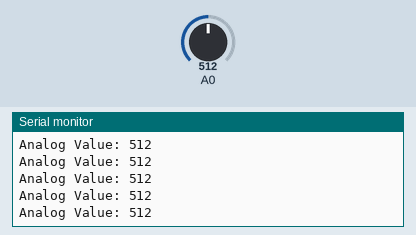
Bench run of a sketch on a simulated Arduino Uno, built with avr-gcc and run on an emulated ATmega328P. On the bench: the last lines printed to the serial monitor. Inputs (shaded band) come from the test bench; at power-on: A0 = 512.

Above: at 1.2 s.
1.3 s: A0 set to 989
At 1.9 s:
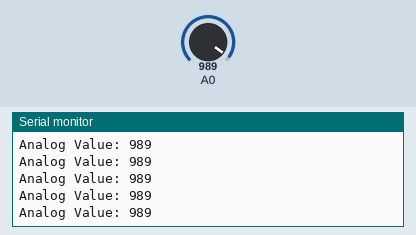
4.3 s: A0 set to 1010
At 5.0 s:
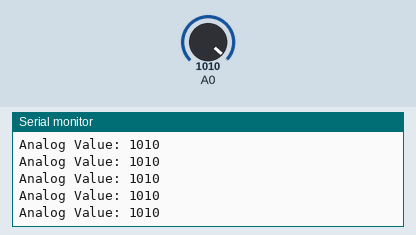
8.8 s: A0 set to 105
At 9.6 s:
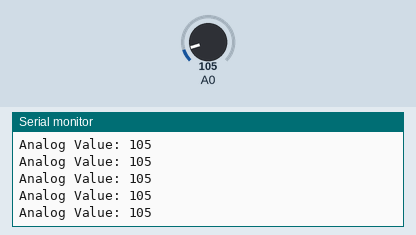
11.8 s: A0 set to 94
At 12.7 s:
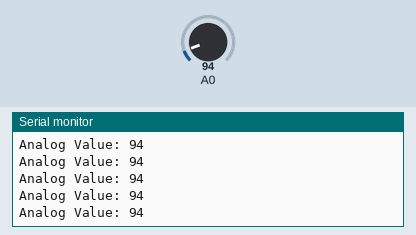
Timing chart, 0 to 14.8 s (numbered marks = the images above; inputs shaded):
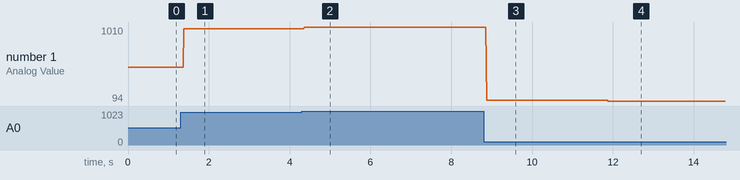

The sketch:

biopacreadserial.ino
```cpp
void setup() {
  // Initialize the serial communication
  Serial.begin(9600); // Set baud rate to 9600
  while (!Serial) {
    // Wait for the serial port to connect (for some boards like Leonardo, not necessary for Nano)
  }

  // Configure A0 as an input
  pinMode(A0, INPUT);
}

void loop() {
  // Read the analog signal from pin A0
  int sensorValue = analogRead(A0);

  // Display the value on the Serial Monitor
  Serial.print("Analog Value: ");
  Serial.println(sensorValue);

  // Add a short delay for stability
  delay(1); // Adjust delay as needed (100ms here)
}
```

Measured:
- after the input at 1.3 s, the serial monitor: prints a new line after 0.08 s (image 1)
- after the input at 4.3 s, the serial monitor: prints a new line after 0.07 s (image 2)
- after the input at 8.8 s, the serial monitor: prints a new line after 0.08 s (image 3)
- after the input at 11.8 s, the serial monitor: prints a new line after 0.08 s (image 4)
- plotted number 1: 512 → 989 after the input at 1.3 s, 989 → 1010 after the input at 4.3 s, 1010 → 105 after the input at 8.8 s, 105 → 94 after the input at 11.8 s
